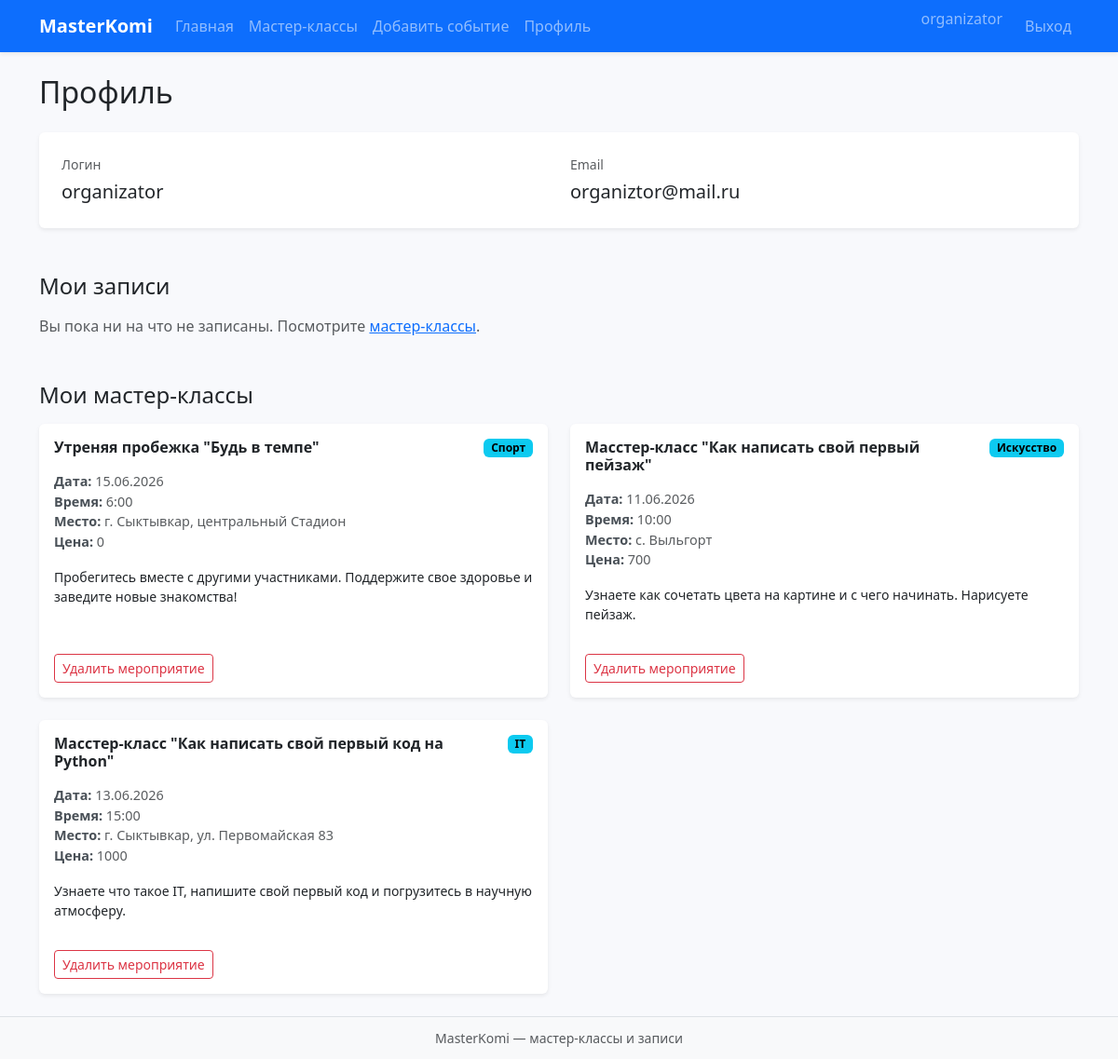
Screenshot of /profile (signed in) with the database file from the repository.
### data/users.py (models this page shows)
class User(SqlAlchemyBase):
    __tablename__ = "users"
    id = sqlalchemy.Column(
        sqlalchemy.Integer, primary_key=True, autoincrement=True
    )
    name = sqlalchemy.Column(sqlalchemy.String, nullable=True)
    email = sqlalchemy.Column(
        sqlalchemy.String, index=True, unique=True, nullable=True
    )
    hashed_password = sqlalchemy.Column(sqlalchemy.String, nullable=True)
    created_date = sqlalchemy.Column(
        sqlalchemy.DateTime, default=datetime.datetime.now
    )
    events = orm.relationship("Event", back_populates="creator")
    event_signups = orm.relationship("EventSignup", back_populates="user")

### data/events.py (models this page shows)
class Event(SqlAlchemyBase):
    __tablename__ = "events"
    id = sqlalchemy.Column(
        sqlalchemy.Integer, primary_key=True, autoincrement=True
    )
    name = sqlalchemy.Column(sqlalchemy.String, nullable=True)
    direction = sqlalchemy.Column(sqlalchemy.String, nullable=True)
    date = sqlalchemy.Column(sqlalchemy.DateTime, nullable=True)
    time = sqlalchemy.Column(sqlalchemy.String, nullable=True)
    location = sqlalchemy.Column(sqlalchemy.String, nullable=True)
    description = sqlalchemy.Column(sqlalchemy.String, nullable=True)
    price = sqlalchemy.Column(sqlalchemy.Integer, nullable=True)
    created_date = sqlalchemy.Column(
        sqlalchemy.DateTime, default=datetime.datetime.now
    )
    user_id = sqlalchemy.Column(
        sqlalchemy.Integer, sqlalchemy.ForeignKey("users.id"), nullable=True
    )
    creator = orm.relationship("User", back_populates="events")
    signups = orm.relationship(
        "EventSignup", back_populates="event", cascade="all, delete-orphan"
    )

### main.py (the view)
@app.route("/profile")
def profile():
    if not session.get("user_id"):
        return redirect(url_for("login"))
    db_sess = db_session.create_session()
    user = db_sess.get(User, session["user_id"])
    if not user:
        session.clear()
        return redirect(url_for("login"))
    my_events = (
        db_sess.query(Event)
        .filter(Event.user_id == user.id)
        .order_by(Event.created_date.desc())
        .all()
    )
    my_signups = (
        db_sess.query(EventSignup)
        .filter(EventSignup.user_id == user.id)
        .order_by(EventSignup.created_date )
        .all()
    )
    cancel_signup_forms = {
        s.event_id: CancelFrom(prefix=f"c{s.event_id}") for s in my_signups
    }
    delete_event_forms = {
        e.id: DeleteEventForm(prefix=f"d{e.id}") for e in my_events
    }
    return render_template(
        "profile.html",
        title="Профиль",
        user=user,
        my_events=my_events,
        my_signups=my_signups,
        cancel_signup_forms=cancel_signup_forms,
        delete_event_forms=delete_event_forms,
    )

### data/db_session.py (called while the page is built)
def create_session() -> Session:
    global __factory
    return __factory()

### main.py (called while the page is built)
@app.context_processor
def direct_labs():
    return {"direction_labels": dict(EVENT_DIRECTIONS)}

@app.template_filter("fmt_date")
def fmt_date(value):
    if not value:
        return "—"
    if hasattr(value, "strftime"):
        return value.strftime("%d.%m.%Y")
    return str(value)

### templates/profile.html (shortened to what this page needs)
{% extends "base.html" %}
{% block content %}
<h1 class="h2 mb-4">Профиль</h1>
<div class="card user-card">
    <div class="card-body p-4">
        <div class="row">
            <div class="col-md-6 mb-3 mb-md-0">
                <p class="user-label">Логин</p>
                <p class="user-value">{{ user.name or '—' }}</p>
            </div>
            <div class="col-md-6">
                <p class="user-label">Email</p>
                <p class="user-value">{{ user.email or '—' }}</p>
            </div>
        </div>
    </div>
</div>
<h2 class="h4 mb-3">Мои записи</h2>
{% if my_signups %}
<div class="event-grid spaced">
    {% for s in my_signups %}
    <article class="card event-card">
        <div class="card-body">
            <div class="event-head">
                <h3 class="h6 card-title">{{ s.event.name }}</h3>
                {% if s.event.direction %}
                <span class="badge text-bg-info text-wrap">{{ direction_labels.get(s.event.direction, s.event.direction) }}</span>
                {% endif %}
            </div>
            <ul class="event-details small">
                <li><strong>Дата:</strong> {{ s.event.date|fmt_date }}</li>
                <li><strong>Время:</strong> {{ s.event.time }}</li>
                <li><strong>Место:</strong> {{ s.event.location }}</li>
            </ul>
            <form method="post" action="{{ url_for('cancel_signup', event_id=s.event.id) }}" class="mt-auto">
                {{ cancel_signup_forms[s.event_id].hidden_tag() }}
                <button type="submit" class="btn btn-sm btn-outline-danger">Отменить запись</button>
            </form>
        </div>
    </article>
    {% endfor %}
</div>
{% else %}
<p class="muted mb-5">Вы пока ни на что не записаны. Посмотрите <a href="{{ url_for('masterclasses') }}">мастер-классы</a>.</p>
{% endif %}
<h2 class="h4 mb-3">Мои мастер-классы</h2>
{% if my_events %}
<div class="event-grid">
    {% for item in my_events %}
    <article class="card event-card">
        <div class="card-body">
            <div class="event-head">
                <h3 class="h6 card-title">{{ item.name }}</h3>
                {% if item.direction %}
                <span class="badge text-bg-info text-wrap">{{ direction_labels.get(item.direction, item.direction) }}</span>
                {% endif %}
            </div>
            <ul class="event-details small">
                <li><strong>Дата:</strong> {{ item.date|fmt_date }}</li>
                <li><strong>Время:</strong> {{ item.time }}</li>
                <li><strong>Место:</strong> {{ item.location }}</li>
                {% if item.price is not none %}
                <li><strong>Цена:</strong> {{ item.price }}</li>
                {% endif %}
            </ul>
            <p class="card-text small flex-grow-1">{{ item.description }}</p>
            <form method="post" action="{{ url_for('delete_event', event_id=item.id) }}" class="mt-3"
                  onsubmit="return confirm('Удалить это мероприятие? Записи участников также будут удалены.');">
                <button type="submit" class="btn btn-sm btn-outline-danger">Удалить мероприятие</button>
            </form>
        </div>
    </article>
    {% endfor %}
</div>
{% else %}
<p class="muted">Вы ещё не добавляли мастер-классы. <a href="{{ url_for('add_event') }}">Добавить</a></p>
{% endif %}
{% endblock %}

### templates/base.html (shortened to what this page needs)
<!doctype html>
<html lang="ru">
<head>
    <link href="https://cdn.jsdelivr.net/npm/bootstrap@5.3.3/dist/css/bootstrap.min.css" rel="stylesheet"
>
    <link rel="stylesheet" href="{{ url_for('static', filename='css/styles.css') }}">
</head>
<body class="shell">
<header class="sticky-top shadow-sm">
    <nav class="topnav navbar navbar-expand-lg navbar-dark bg-primary">
        <div class="container">
            <a class="navbar-brand fw-semibold" href="{{ url_for('index') }}">MasterKomi</a>
            <div class="collapse navbar-collapse" id="mainNav">
                <ul class="navbar-nav me-auto mb-2 mb-lg-0">
                    <li class="nav-item">
                        <a class="nav-link" href="{{ url_for('index') }}">Главная</a>
                    </li>
                    <li class="nav-item">
                        <a class="nav-link" href="{{ url_for('masterclasses') }}">Мастер-классы</a>
                    </li>
                    {% if session.get('user_id') %}
                    <li class="nav-item">
                        <a class="nav-link" href="{{ url_for('add_event') }}">Добавить событие</a>
                    </li>
                    <li class="nav-item">
                        <a class="nav-link" href="{{ url_for('profile') }}">Профиль</a>
                    </li>
                    {% endif %}
                </ul>
                <ul class="navbar-nav ms-auto">
                    {% if session.get('user_id') %}
                    <li class="nav-item">
                        <span class="topnav-user">{{ session.get('user_name', '') }}</span>
                    </li>
                    <li class="nav-item">
                        <a class="nav-link" href="{{ url_for('logout') }}">Выход</a>
                    </li>
                    {% endif %}
                </ul>
            </div>
        </div>
    </nav>
</header>
<main class="page container">
    {% block content %}{% endblock %}
</main>
<footer class="foot">
    <div class="container foot-inner">
        MasterKomi — мастер-классы и записи
    </div>
</footer>
</body>
</html>

### static/css/styles.css (style rules this page uses)
:root { --welcome-gradient: linear-gradient(135deg, #0d6efd 0%, #6610f2 55%, #6f42c1 100%); --page-bg: #f8f9fc; }
body.shell { min-height: 100vh; display: flex; flex-direction: column; background-color: var(--page-bg); }
main.page { flex: 1 0 auto; padding-block: 1.5rem; }
.foot { margin-top: auto; padding-block: 0.75rem; border-top: 1px solid var(--bs-border-color); background-color: var(--bs-light); }
.foot-inner { text-align: center; font-size: 0.875rem; color: var(--bs-secondary-color); }
.topnav-user { color: rgba(255, 255, 255, 0.55); margin-inline-end: 1rem; display: none; }
@media (min-width: 992px) { .topnav-user { display: inline; } }
.muted { color: var(--bs-secondary-color); }
.event-grid { display: grid; gap: 1.5rem; grid-template-columns: 1fr; }
@media (min-width: 992px) { .event-grid { grid-template-columns: repeat(2, 1fr); } }
.event-card { height: 100%; border: none; box-shadow: var(--bs-box-shadow-sm); display: flex; flex-direction: column; }
.event-card .card-body { flex: 1 1 auto; display: flex; flex-direction: column; }
.event-card .card-title { font-weight: 600; }
.event-head { display: flex; justify-content: space-between; align-items: flex-start; gap: 0.5rem; margin-bottom: 0.5rem; }
.event-details { margin: 0 0 1rem; padding: 0; list-style: none; font-size: 0.9rem; color: var(--bs-secondary-color); }
.event-details strong { color: #495057; font-weight: 600; }
.user-card { border: none; box-shadow: var(--bs-box-shadow-sm); margin-bottom: 3rem; }
.user-card .user-label { font-size: 0.875rem; color: var(--bs-secondary-color); margin-bottom: 0.25rem; }
.user-card .user-value { margin-bottom: 0; font-size: 1.25rem; }

### rows the page displays
User: get "organizator", name "organizator", email "organiztor@mail.ru"
Event: name "Утреняя пробежка \"Будь в темпе\"", get "Спорт", date|fmt_date "15.06.2026", time "6:00", location "г. Сыктывкар, центральный Стадион", price "0", description "Пробегитесь вместе с другими участниками. Поддержите свое здоровье и заведите новые знакомства!"
Event: name "Масстер-класс \"Как написать свой первый пейзаж\"", get "Искусство", date|fmt_date "11.06.2026", time "10:00", location "с. Выльгорт", price "700", description "Узнаете как сочетать цвета на картине и с чего начинать. Нарисуете пейзаж."
Event: name "Масстер-класс \"Как написать свой первый код на Python\"", get "IT", date|fmt_date "13.06.2026", time "15:00", location "г. Сыктывкар, ул. Первомайская 83", price "1000", description "Узнаете что такое IT, напишите свой первый код и погрузитесь в научную атмосферу."
